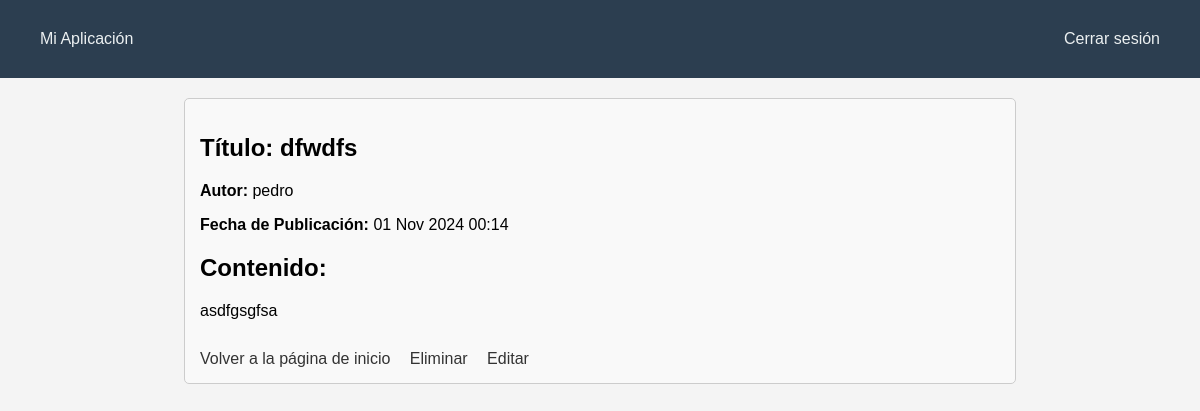
/posts/3/ (signed in), run on the app's committed database.
### logs/models.py (models this page shows)
class Post(models.Model):
    Titulo = models.CharField(max_length=200)
    Contenido = models.TextField()
    Fecha_de_Publicacion = models.DateTimeField(auto_now_add=True)
    Autor = models.ForeignKey(User, on_delete=models.CASCADE)
    class Meta:
        permissions = [
            ("crear_publicacion", "Puede crear publicaciones"),
            ("editar_publicacion", "Puede editar publicaciones"),
            ("eliminar_publicacion", "Puede eliminar publicaciones"),
            ("ver_publicacion", "Puede ver publicaciones"),
        ]

### logs/views.py (the view)
# urls.py: path('posts/<int:post_id>/', views.posts_detail, name='detalle_post'),
@login_required
@permission_required('logs.ver_publicacion', raise_exception=True)
def posts_detail(request, post_id):
    post = get_object_or_404(Post, id=post_id)
    can_delete = request.user.has_perm('logs.eliminar_publicacion')
    can_edit = request.user.has_perm('logs.editar_publicacion')
    return render(request, 'detallePublicaciones.html', {'post': post, 'can_delete': can_delete, 'can_edit': can_edit})

### logs/templates/detallePublicaciones.html (shortened to what this page needs)
{% extends "base.html" %}
{% block content %}
    <div class="post_detalle">
        <h2><strong>Título:</strong> {{ post.Titulo }}</h2>
        <p><strong>Autor:</strong> {{ post.Autor.username }}</p>
        <p><strong>Fecha de Publicación:</strong> {{ post.Fecha_de_Publicacion|date:"d M Y H:i" }}</p>
        <div class="post_contenido">
            <h2>Contenido:</h2>
            <p>{{ post.Contenido }}</p>
        </div>
        <div class="enlaces">
            <a href="{% url 'home' %}">Volver a la página de inicio</a>
            {% if can_delete %}
                <a href="{% url 'eliminar_post' post.id %}">Eliminar</a>
            {% endif %}
            {% if can_edit %}
                <a href="{% url 'editar_post' post.id %}">Editar</a>
            {% endif %}
        </div>
    </div>
{% endblock %}

### logs/static/logs/style.css (style rules this page uses)
html { margin: 0; }
body { font-family: Arial, sans-serif; margin: 0; padding: 0; background-color: #f4f4f4; }
a { color: #007bff; text-decoration: none; }
.post_detalle { max-width: 800px; margin: 20px auto; padding: 15px; border: 1px solid #ccc; border-radius: 5px; background-color: #f9f9f9; }
.post_contenido { margin-top: 20px; }
.enlaces { margin-top: 30px; }
.enlaces a { display: inline-block; margin-right: 15px; text-decoration: none; color: #333; }

### data on the page
Post: Titulo "dfwdfs", Autor.username "pedro", Fecha_de_Publicacion "01 Nov 2024 00:14", Contenido "asdfgsgfsa"
